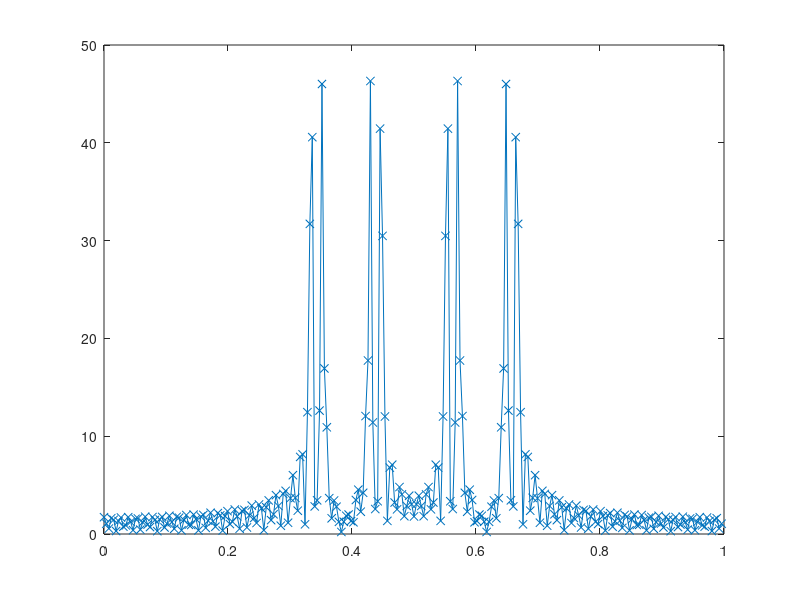

MATLAB code for this plot:
clc;clear all; close all
f1=1/18;
f2=5/128;
fc=50/128;
n=0:179;
N1=256;
x=cos(2*pi*f1*n)+cos(2*pi*f2*n);
xa=cos(2*pi*f1*n).*cos(2*pi*fc*n)+cos(2*pi*f2*n).*cos(2*pi*fc*n)
xc=cos(2*pi*fc*n)
X=abs(fft(x,N1))
Xa=abs(fft(xa,N1))
Xc=abs(fft(xc,N1))
F1=[0:N1-1]/N1;

plot(F1,Xa,'-x')


